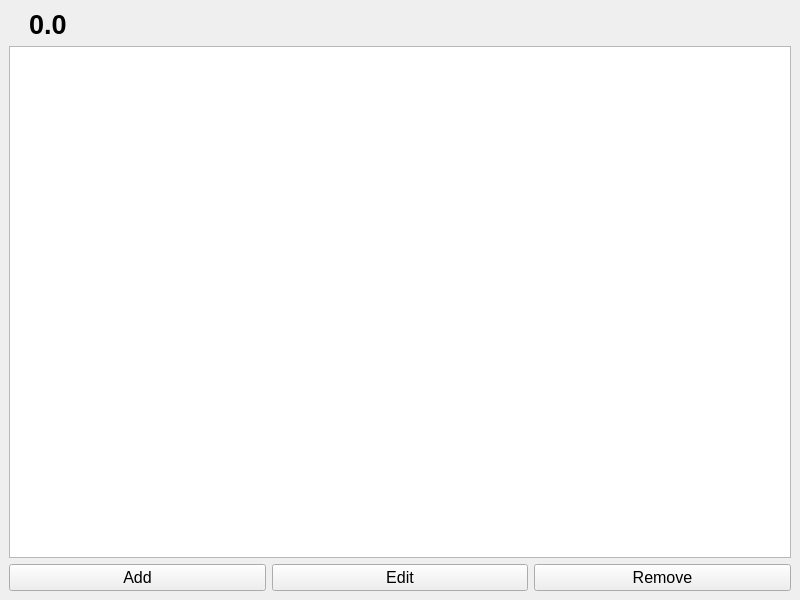
<?xml version="1.0" encoding="UTF-8"?>
<ui version="4.0">
	<class>MainWindow</class>
	<widget class="QMainWindow" name="MainWindow">
		<property name="geometry">
			<rect>
				<x>0</x>
				<y>0</y>
				<width>800</width>
				<height>600</height>
				</rect>
			</property>
		<property name="windowTitle">
			<string>MainWindow</string>
			</property>
		<widget class="QWidget" name="centralwidget">
			<layout class="QVBoxLayout" name="verticalLayout">
				<item>
					<widget class="QLabel" name="totalAmountLabel">
						<property name="font">
							<font>
								<pointsize>20</pointsize>
								<bold>true</bold>
								</font>
							</property>
						<property name="text">
							<string>0.0</string>
							</property>
						<property name="indent">
							<number>20</number>
							</property>
						</widget>
					</item>
				<item>
					<widget class="QTableView" name="tableView">
						<property name="font">
							<font>
								<pointsize>12</pointsize>
								</font>
							</property>
						</widget>
					</item>
				<item>
					<layout class="QHBoxLayout" name="horizontalLayout_2">
						<item>
							<widget class="QPushButton" name="addButton">
								<property name="font">
									<font>
										<pointsize>12</pointsize>
										</font>
									</property>
								<property name="text">
									<string>Add</string>
									</property>
								</widget>
							</item>
						<item>
							<widget class="QPushButton" name="editButton">
								<property name="font">
									<font>
										<pointsize>12</pointsize>
										</font>
									</property>
								<property name="text">
									<string>Edit</string>
									</property>
								</widget>
							</item>
						<item>
							<widget class="QPushButton" name="removeButton">
								<property name="font">
									<font>
										<pointsize>12</pointsize>
										</font>
									</property>
								<property name="text">
									<string>Remove</string>
									</property>
								</widget>
							</item>
						</layout>
					</item>
				</layout>
			</widget>
		</widget>
	<resources/>
	<connections/>
	</ui>
